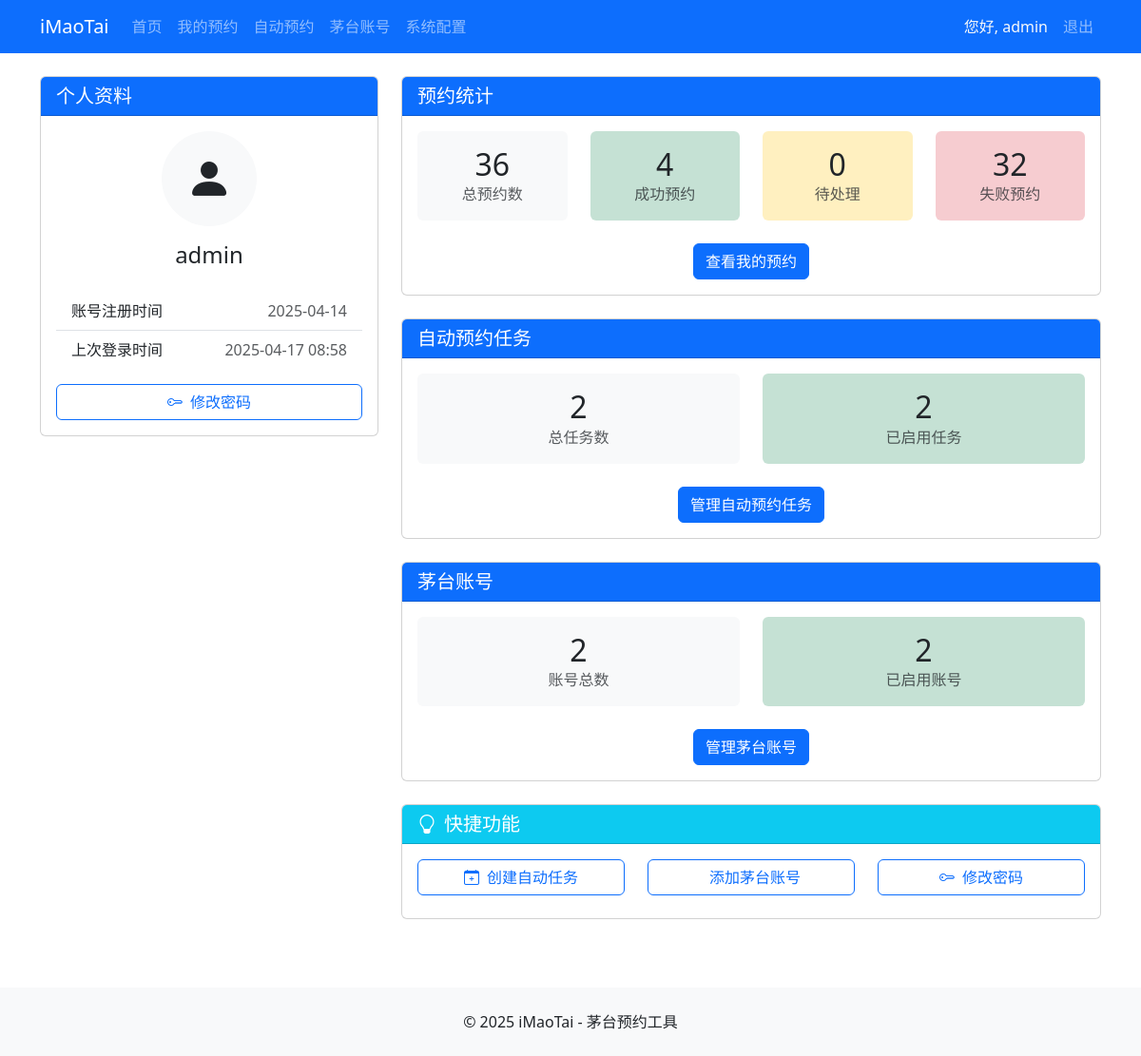
The app's page /profile (signed in), older data.
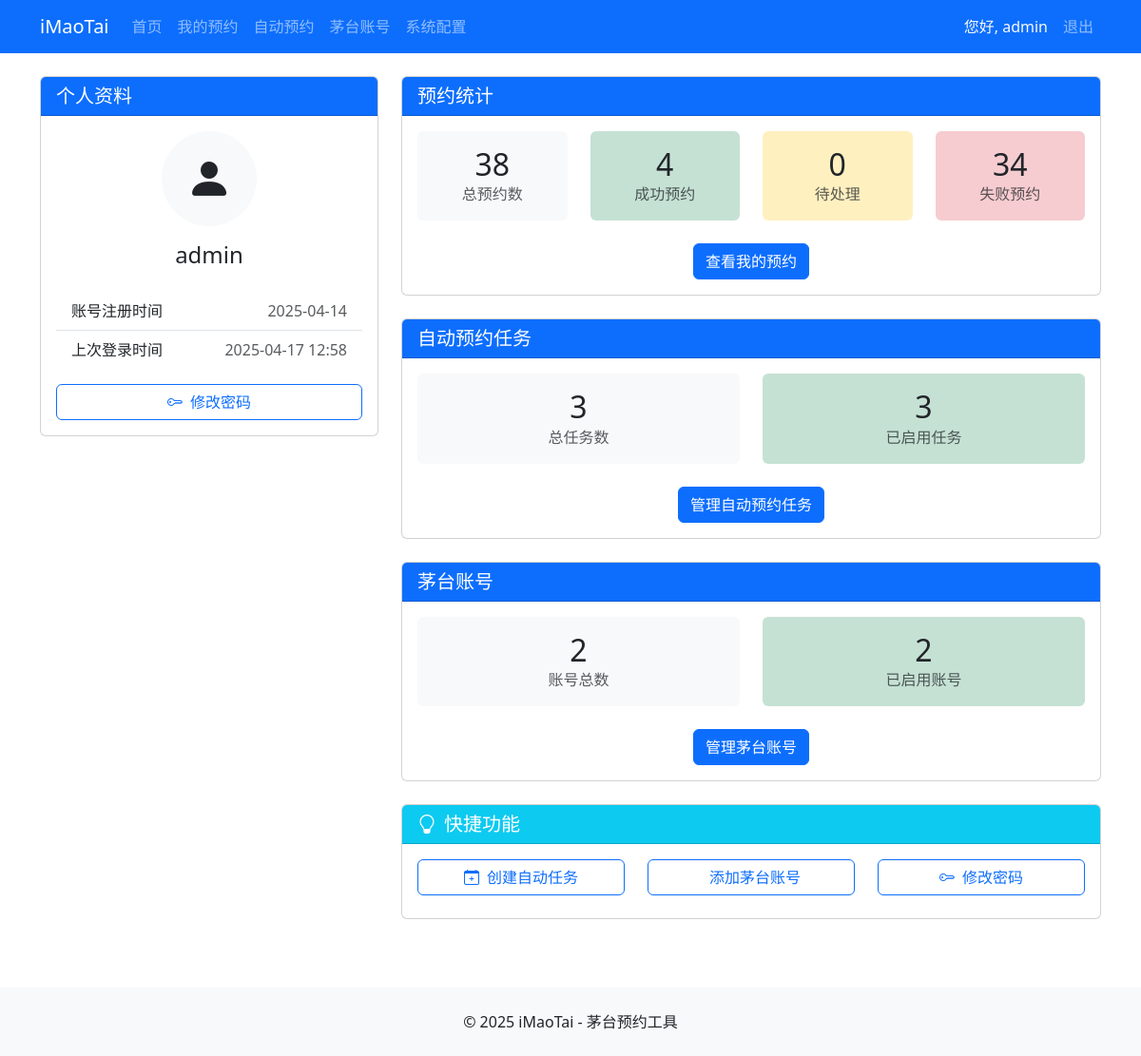
The same page, newer data.
### app.py (models this page shows, shortened)
class User(UserMixin, db.Model):
    id = db.Column(db.Integer, primary_key=True)
    username = db.Column(db.String(20), unique=True, nullable=False)
    password_hash = db.Column(db.String(128), nullable=False)
    join_date = db.Column(db.DateTime, default=datetime.datetime.now)
    last_login = db.Column(db.DateTime, nullable=True)
    reservations = db.relationship('Reservation', backref='user', lazy=True, cascade="all, delete-orphan")
    tasks = db.relationship('TaskSetting', backref='user', lazy=True, cascade="all, delete-orphan")
    mt_accounts = db.relationship('MaotaiAccount', backref='user', lazy=True, cascade="all, delete-orphan")
    push_settings = db.relationship('UserPushSetting', backref='user', uselist=False, cascade="all, delete-orphan")

### app.py (the view)
@app.route('/profile')
@login_required
def profile():
    total_reservations = Reservation.query.filter_by(user_id=current_user.id).count()
    success_reservations = Reservation.query.filter_by(user_id=current_user.id, status='成功').count()
    pending_reservations = Reservation.query.filter_by(user_id=current_user.id, status='待处理').count()
    failed_reservations = Reservation.query.filter_by(user_id=current_user.id, status='失败').count()
    total_tasks = TaskSetting.query.filter_by(user_id=current_user.id).count()
    enabled_tasks = TaskSetting.query.filter_by(user_id=current_user.id, enabled=True).count()
    total_accounts = MaotaiAccount.query.filter_by(user_id=current_user.id).count()
    active_accounts = MaotaiAccount.query.filter_by(user_id=current_user.id, is_active=True).count()
    return render_template('profile.html',
                          total_reservations=total_reservations,
                          success_reservations=success_reservations,
                          pending_reservations=pending_reservations,
                          failed_reservations=failed_reservations,
                          total_tasks=total_tasks,
                          enabled_tasks=enabled_tasks,
                          total_accounts=total_accounts,
                          active_accounts=active_accounts)

### app.py (called while the page is built)
@login_manager.user_loader
def load_user(user_id):
    return User.query.get(int(user_id))

@app.context_processor
def inject_config():
    return dict(config=config)

### templates/profile.html (shortened to what the changed rows need)
<!DOCTYPE html>
<html lang="zh-CN">
<head>
    <link rel="stylesheet" href="https://cdn.jsdelivr.net/npm/bootstrap@5.3.0/dist/css/bootstrap.min.css">
    <link rel="stylesheet" href="https://cdn.jsdelivr.net/npm/bootstrap-icons@1.10.0/font/bootstrap-icons.css">
</head>
<body>
    <nav class="navbar navbar-expand-lg navbar-dark bg-primary">
        <div class="container">
            <div class="collapse navbar-collapse" id="navbarNav">
                <div class="navbar-nav">
                    {% if current_user.is_authenticated %}
                    <span class="nav-item nav-link text-light active">您好, {{ current_user.username }}</span>
                    <a class="nav-link" href="{{ url_for('logout') }}">退出</a>
                    {% else %}
                    <a class="nav-link" href="{{ url_for('login') }}">登录</a>
                    <a class="nav-link" href="{{ url_for('register') }}">注册</a>
                    {% endif %}
                </div>
            </div>
        </div>
    </nav>
    <div class="container mt-4">
        <div class="row">
            <div class="col-md-4">
                <div class="card mb-4">
                    <div class="card-body">
                        <div class="text-center mb-4">
                            <div class="bg-light rounded-circle d-inline-flex justify-content-center align-items-center mb-3" style="width: 100px; height: 100px;">
                                <i class="bi bi-person-fill" style="font-size: 3rem;"></i>
                            </div>
                            <h4>{{ current_user.username }}</h4>
                        </div>
                        <ul class="list-group list-group-flush">
                            <li class="list-group-item d-flex justify-content-between align-items-center">
                                <span>账号注册时间</span>
                                <span class="text-muted">{{ current_user.join_date.strftime('%Y-%m-%d') }}</span>
                            </li>
                            <li class="list-group-item d-flex justify-content-between align-items-center">
                                <span>上次登录时间</span>
                                <span class="text-muted">{{ current_user.last_login.strftime('%Y-%m-%d %H:%M') if current_user.last_login else '未记录' }}</span>
                            </li>
                        </ul>
                    </div>
                </div>
            </div>
            <div class="col-md-8">
                <div class="card mb-4">
                    <div class="card-body">
                        <div class="row mb-4">
                            <div class="col-md-3 text-center">
                                <div class="bg-light rounded p-3">
                                    <h2 class="mb-0">{{ total_reservations }}</h2>
                                    <p class="text-muted mb-0">总预约数</p>
                                </div>
                            </div>
                            <div class="col-md-3 text-center">
                                <div class="bg-success bg-opacity-25 rounded p-3">
                                    <h2 class="mb-0">{{ success_reservations }}</h2>
                                </div>
                            </div>
                            <div class="col-md-3 text-center">
                                <div class="bg-warning bg-opacity-25 rounded p-3">
                                    <h2 class="mb-0">{{ pending_reservations }}</h2>
                                </div>
                            </div>
                            <div class="col-md-3 text-center">
                                <div class="bg-danger bg-opacity-25 rounded p-3">
                                    <h2 class="mb-0">{{ failed_reservations }}</h2>
                                    <p class="text-muted mb-0">失败预约</p>
                                </div>
                            </div>
                        </div>
                    </div>
                </div>
                <div class="card mb-4">
                    <div class="card-body">
                        <div class="row mb-4">
                            <div class="col-md-6 text-center">
                                <div class="bg-light rounded p-3">
                                    <h2 class="mb-0">{{ total_tasks }}</h2>
                                    <p class="text-muted mb-0">总任务数</p>
                                </div>
                            </div>
                            <div class="col-md-6 text-center">
                                <div class="bg-success bg-opacity-25 rounded p-3">
                                    <h2 class="mb-0">{{ enabled_tasks }}</h2>
                                    <p class="text-muted mb-0">已启用任务</p>
                                </div>
                            </div>
                        </div>
                    </div>
                </div>
                <div class="card mb-4">
                    <div class="card-body">
                        <div class="row mb-4">
                            <div class="col-md-6 text-center">
                                <div class="bg-light rounded p-3">
                                    <h2 class="mb-0">{{ total_accounts }}</h2>
                                </div>
                            </div>
                            <div class="col-md-6 text-center">
                                <div class="bg-success bg-opacity-25 rounded p-3">
                                    <h2 class="mb-0">{{ active_accounts }}</h2>
                                </div>
                            </div>
                        </div>
                    </div>
                </div>
            </div>
        </div>
    </div>
</body>
</html>

Row changes from the older to the newer data that the page shows:
changed User "admin": last_login "2025-04-17 08:58" → "2025-04-17 12:58"
Text that changed along with them:
{{ total_reservations }}: "36" → "38"
{{ failed_reservations }}: "32" → "34"
{{ total_tasks }}: "2" → "3"
{{ enabled_tasks }}: "2" → "3"
